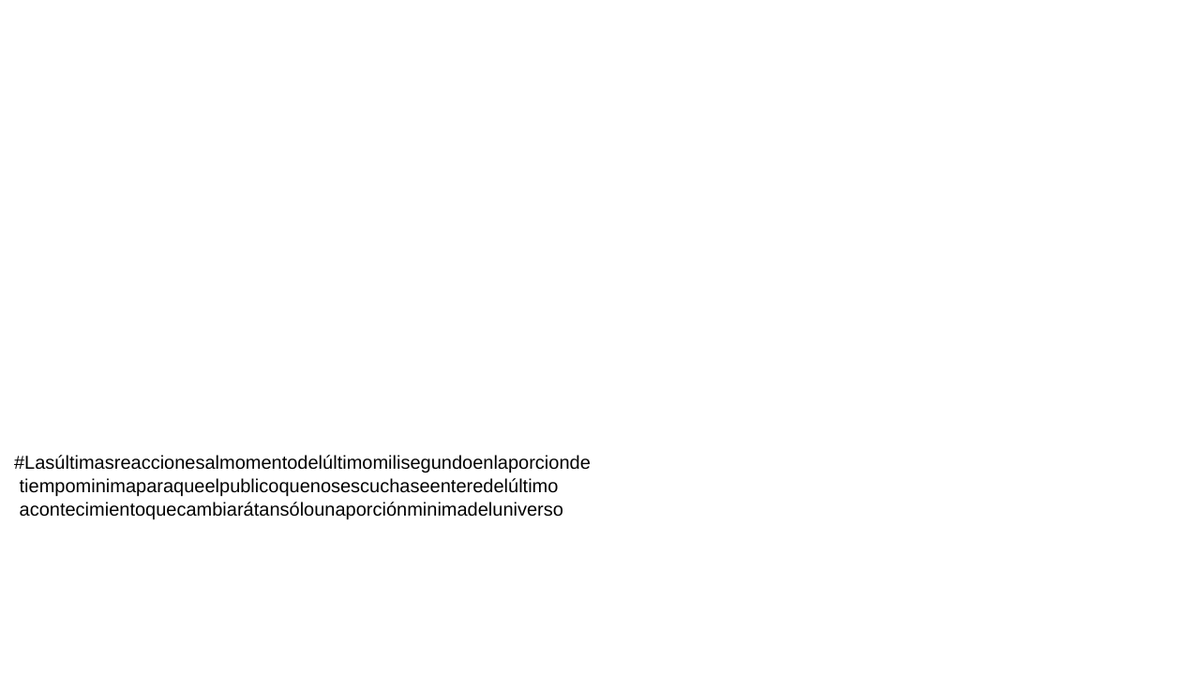
Frame 1 (no input)
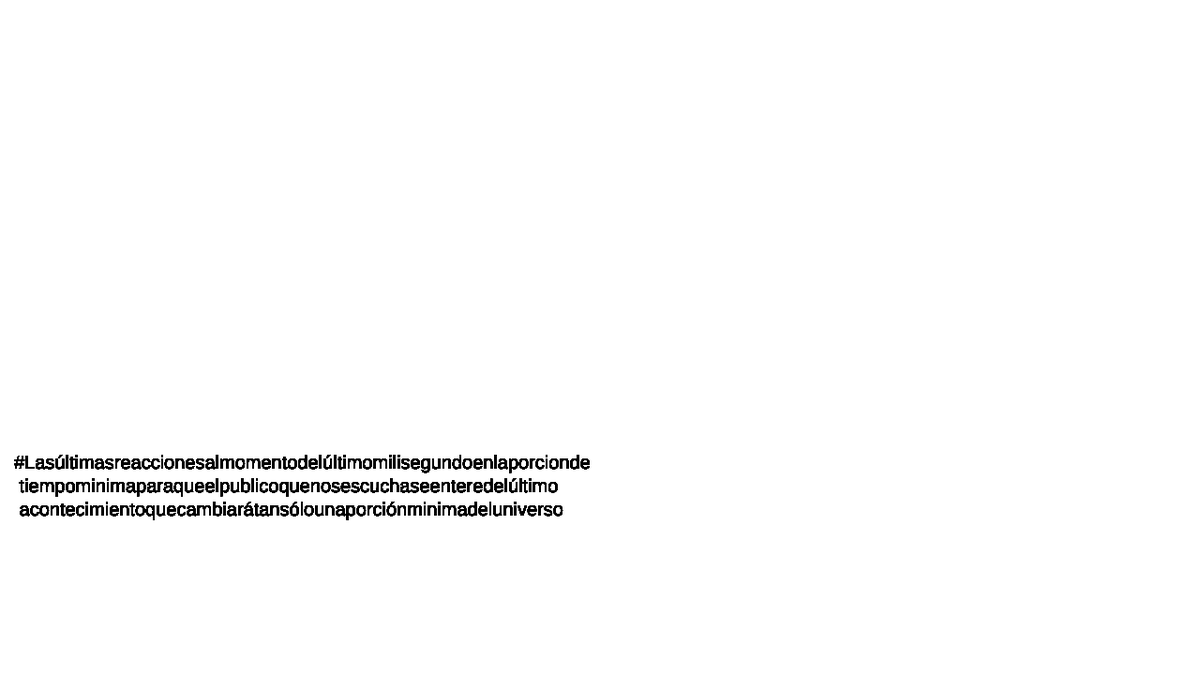
Frame 60 (no input)
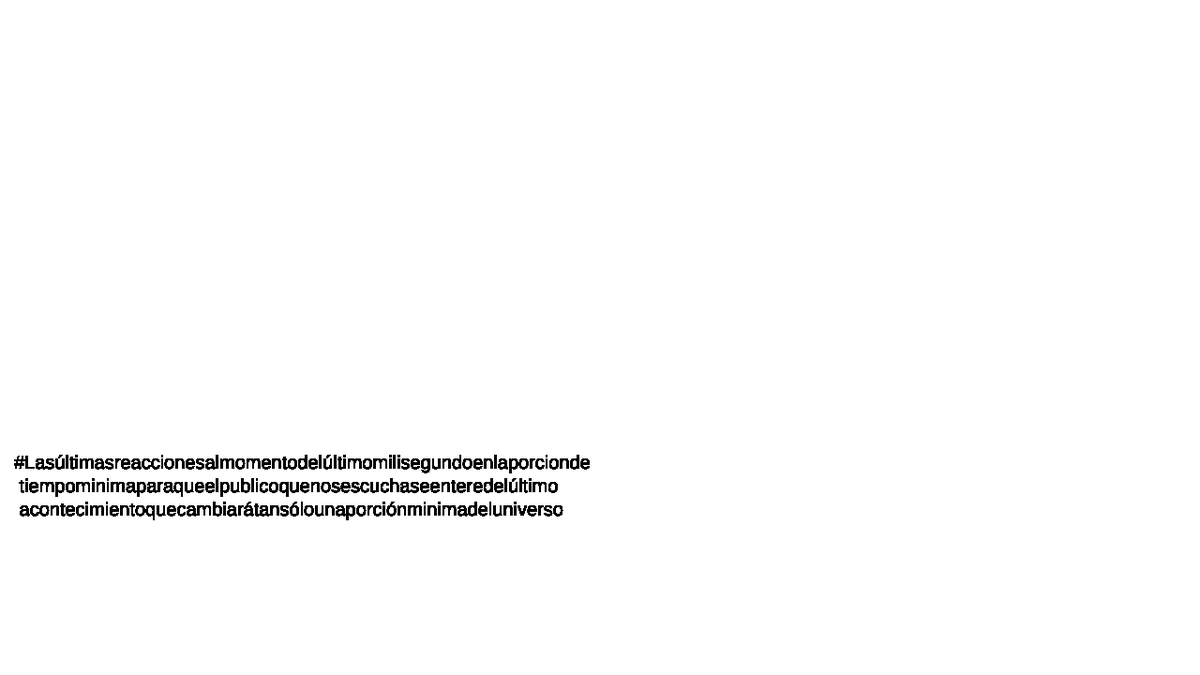
Frame 120 (the mouse pressed at the canvas centre since frame 60)

The p5.js sketch that drew these frames (run headless with seeded random() and noise() and a simulated clock; from frame 60 on, the mouse is pressed at the canvas centre):

// p5.js sketch
// ── sketch.js
let cadenas = [
  "Caminar 	  Surcar \n",
  "				En  los pisos de nuestros edificios \n 				hay siete millones trescientos mil puntas, \n 				apuntan todas ellas, \n 					hacia ningún lado. \n",
  "Ángel obligado,\n",
  "		comunidad de cruces\n",
  "Bailar los rezos y callar en las confirmaciones.\n",
  "#Lasúltimasreaccionesalmomentodelúltimomilisegundoenlaporcionde \n tiempominimaparaqueelpublicoquenosescuchaseenteredelúltimo \n acontecimientoquecambiarátansólounaporciónminimadeluniverso \n",
];

let y = 500;
let init = getRandomInt(0,6)
let fontSize= 20;
let breakSize = 0;
let y_new = y+fontSize;
let n = getRandomInt(0,6);
let textosPantalla = 1
let texto;

function setup() {
  createCanvas(1280, 720);
  background(255,255,255)
}

function draw() {
  textSize(fontSize);
  fill(0,0,0);
  text(cadenas[init], 15, y);
}

function keyPressed() {
    if (keyCode === LEFT_ARROW) {
      siguienteTexto();
    } else if (keyCode === RIGHT_ARROW) {
      siguienteTexto();
    } 
  }


function siguienteTexto(){
    //tenemos que hacer algo con los textos que se quedan
    // cheacker primero cuánto de espacio ocupó la línea anterior
    n = getRandomInt(0,6)
    textosPantalla++
    let salto = 0
    for (let i in cadenas[n]){
      if (cadenas[n][i] === '\n')
        salto++
    }
    breakSize = fontSize*salto;

    y = y - breakSize;
    // Ver cuánto reducimos aquí
    y_new= y_new - 50;

    text(cadenas[n], 15, y_new);
    fill(255,255,255);
    if (textosPantalla > 8){
      fill(255,255,255);
      square(0,0,width+500);
      y = 400;
      y_new = y + fontSize;
      textosPantalla = 0;
      init = getRandomInt(0,6)
    }
}

// Retorna un entero aleatorio entre min (incluido) y max (excluido)
function getRandomInt(min, max) {
    return Math.floor(Math.random() * (max - min)) + min;
  }
  
